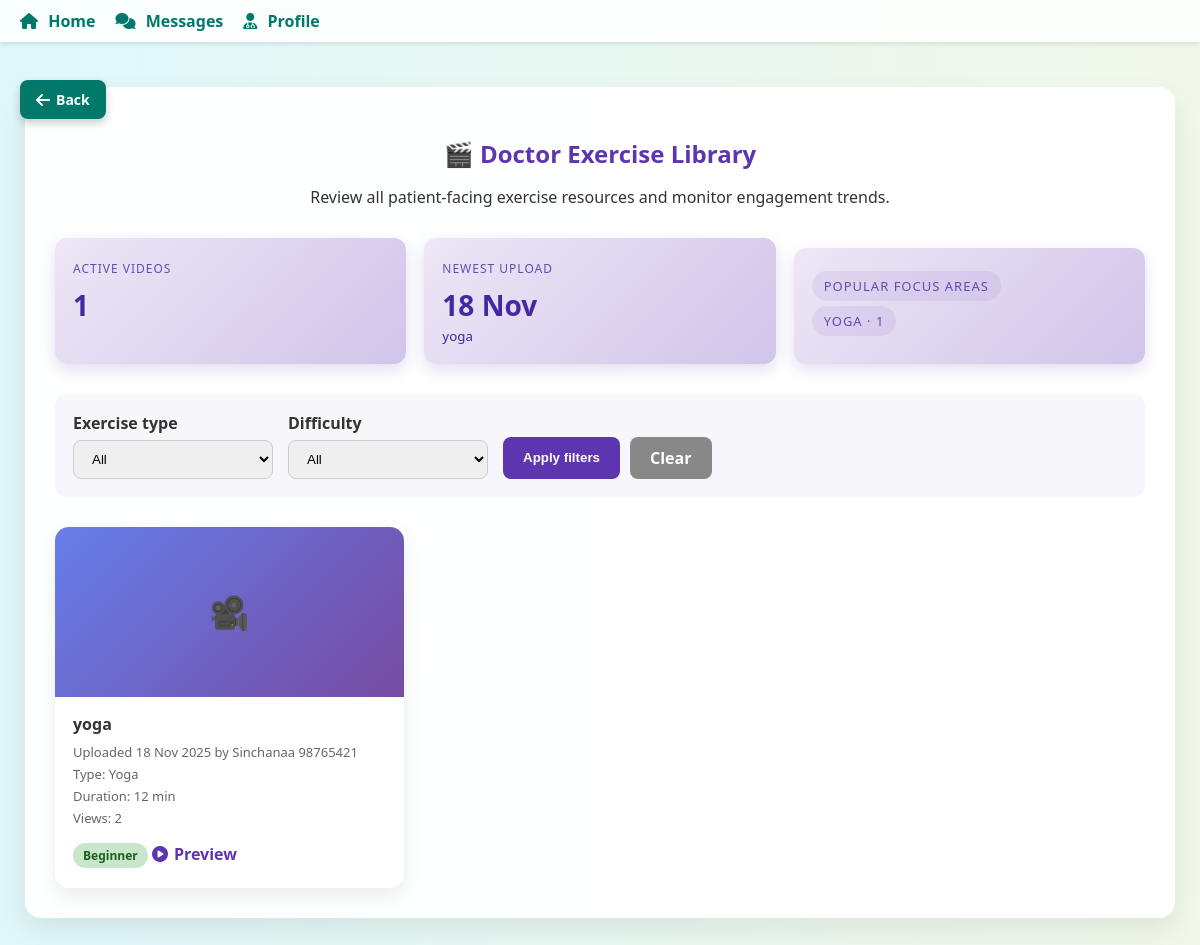
/doctor/videos/ (signed in), run on the app's committed database.
### core/models.py (models this page shows, shortened)
class ExerciseVideo(models.Model):
    EXERCISE_TYPE_CHOICES = [
        ('adaptive_sports', 'Adaptive Sports'),
        ('creative_arts', 'Creative Arts'),
        ('music_therapy', 'Music Therapy'),
        ('speech_therapy', 'Speech Therapy'),
        ('exercise', 'Exercise'),
        ('yoga', 'Yoga'),
        ('sensory_play', 'Sensory Play'),
        ('social_skills', 'Social Skills Training'),
        ('language_learning', 'Language Learning'),
        ('gardening', 'Gardening'),
        ('physiotherapy', 'Physiotherapy'),
        ('occupational_therapy', 'Occupational Therapy'),
    ]
    therapist = models.ForeignKey(
        settings.AUTH_USER_MODEL,
        on_delete=models.CASCADE,
        limit_choices_to={'role': 'therapist'},
        related_name='uploaded_videos'
    )
    title = models.CharField(max_length=200)
    description = models.TextField(blank=True, null=True)
    exercise_type = models.CharField(max_length=30, choices=EXERCISE_TYPE_CHOICES, default='exercise')
    video_file = models.FileField(upload_to='exercise_videos/', help_text="Upload video file (MP4, AVI, MOV, etc.)")
    thumbnail = models.ImageField(upload_to='video_thumbnails/', blank=True, null=True, help_text="Optional thumbnail image")
    duration_minutes = models.PositiveIntegerField(blank=True, null=True, help_text="Estimated duration in minutes")
    difficulty_level = models.CharField(
        max_length=20,
        choices=[
            ('beginner', 'Beginner'),
            ('intermediate', 'Intermediate'),
            ('advanced', 'Advanced'),
        ],
        default='beginner'
    )
    is_active = models.BooleanField(default=True, help_text="Uncheck to hide from patients")
    created_at = models.DateTimeField(auto_now_add=True)
    updated_at = models.DateTimeField(auto_now=True)
    views_count = models.PositiveIntegerField(default=0)
    class Meta:
        ordering = ['-created_at']
        verbose_name = 'Exercise Video'
        verbose_name_plural = 'Exercise Videos'

class User(AbstractUser):
    ROLE_CHOICES = (
        ('patient', 'Patient'),
        ('doctor', 'Doctor'),
        ('therapist', 'Therapist'),
    )
    role = models.CharField(max_length=10, choices=ROLE_CHOICES)
    unique_id = models.CharField(max_length=20, blank=True, null=True, unique=True)
    phone = models.CharField(max_length=15, blank=True)
    profile_photo = models.ImageField(upload_to='profile_photos/', blank=True, null=True)
    date_of_birth = models.DateField(blank=True, null=True)
    location = models.CharField(max_length=100, blank=True)

### core/views.py (the view)
# urls.py: path('doctor/videos/', views.doctor_exercise_library, name='doctor_exercise_library'),
@login_required
def doctor_exercise_library(request):
    if request.user.role != 'doctor':
        messages.error(request, "Access denied.")
        return redirect('login')
    exercise_type = request.GET.get('exercise_type', '')
    difficulty = request.GET.get('difficulty', '')
    videos = ExerciseVideo.objects.filter(is_active=True).select_related('therapist')
    if exercise_type:
        videos = videos.filter(exercise_type=exercise_type)
    if difficulty:
        videos = videos.filter(difficulty_level=difficulty)
    videos = videos.order_by('-created_at')
    exercise_types = ExerciseVideo.EXERCISE_TYPE_CHOICES
    difficulty_levels = [
        ('beginner', 'Beginner'),
        ('intermediate', 'Intermediate'),
        ('advanced', 'Advanced'),
    ]
    total_active_videos = ExerciseVideo.objects.filter(is_active=True).count()
    latest_video = ExerciseVideo.objects.filter(is_active=True).order_by('-created_at').first()
    popular_types_qs = (
        ExerciseVideo.objects.filter(is_active=True)
        .values('exercise_type')
        .annotate(count=Count('id'))
        .order_by('-count')[:4]
    )
    type_label_map = dict(ExerciseVideo.EXERCISE_TYPE_CHOICES)
    popular_types = [
        {
            'value': item['exercise_type'],
            'label': type_label_map.get(item['exercise_type'], item['exercise_type']),
            'count': item['count'],
        }
        for item in popular_types_qs
    ]
    return render(request, 'core/doctor_exercise_library.html', {
        'videos': videos,
        'exercise_types': exercise_types,
        'difficulty_levels': difficulty_levels,
        'selected_type': exercise_type,
        'selected_difficulty': difficulty,
        'total_active_videos': total_active_videos,
        'latest_video': latest_video,
        'popular_types': popular_types,
    })

### core/templates/core/doctor_exercise_library.html (shortened to what this page needs)
{% extends 'core/base.html' %}
{% block content %}
<div class="library-wrapper">
  <div class="library-header">
    <h2>🎬 Doctor Exercise Library</h2>
    <p>Review all patient-facing exercise resources and monitor engagement trends.</p>
  </div>
  <div class="summary-cards">
    <div class="summary-card">
      <span>Active Videos</span>
      <strong>{{ total_active_videos }}</strong>
    </div>
    <div class="summary-card">
      <span>Newest Upload</span>
      <strong>
        {% if latest_video %}
          {{ latest_video.created_at|date:"d M" }}
        {% else %}
          —
        {% endif %}
      </strong>
      {% if latest_video %}
      <small>{{ latest_video.title }}</small>
      {% endif %}
    </div>
    <div class="summary-card popular-types">
      <span>Popular Focus Areas</span>
      <div>
        {% if popular_types %}
          {% for item in popular_types %}
            <span>{{ item.label }} · {{ item.count }}</span>
          {% endfor %}
        {% else %}
          <span>No data yet</span>
        {% endif %}
      </div>
    </div>
  </div>
  <form method="get" class="filters">
    <div>
      <label for="exercise_type">Exercise type</label>
      <select id="exercise_type" name="exercise_type">
        <option value="">All</option>
      </select>
    </div>
    <div>
      <label for="difficulty">Difficulty</label>
      <select id="difficulty" name="difficulty">
        <option value="">All</option>
      </select>
    </div>
    <div class="actions">
      <button type="submit">Apply filters</button>
      <a href="{% url 'doctor_exercise_library' %}" class="clear-btn">Clear</a>
    </div>
  </form>
  {% if videos %}
  <div class="video-grid">
    {% for video in videos %}
    <div class="video-card">
      <div class="video-thumbnail">
        {% if video.thumbnail %}
          <img src="{{ video.thumbnail.url }}" alt="{{ video.title }}">
        {% else %}
          🎥
        {% endif %}
      </div>
      <div class="video-card-body">
        <div class="video-title">{{ video.title }}</div>
        <div class="video-meta">Uploaded {{ video.created_at|date:"d M Y" }} by {{ video.therapist.get_full_name }}</div>
        <div class="video-meta">Type: {{ video.get_exercise_type_display }}</div>
        {% if video.duration_minutes %}
        <div class="video-meta">Duration: {{ video.duration_minutes }} min</div>
        {% endif %}
        <div class="video-meta">Views: {{ video.views_count }}</div>
        <span class="difficulty-tag difficulty-{{ video.difficulty_level }}">{{ video.get_difficulty_level_display }}</span>
        <a href="{% url 'watch_video' video.id %}" class="watch-link">
          <i class="fas fa-play-circle"></i> Preview
        </a>
      </div>
    </div>
    {% endfor %}
  </div>
  {% else %}
  <div class="empty-state">
    No videos match the current filters. Adjust your filters or check back later.
  </div>
  {% endif %}
</div>
{% endblock %}

### core/templates/core/doctor_exercise_library.html (style rules this page uses)
.library-wrapper { max-width: 1200px; margin: 20px auto 60px; padding: 30px; background: rgba(255, 255, 255, 0.96); border-radius: 16px; box-shadow: 0 12px 28px rgba(0,0,0,0.08); }
.library-header { text-align: center; margin-bottom: 30px; }
.library-header h2 { color: #5e35b1; margin-bottom: 8px; }
.summary-cards { display: grid; grid-template-columns: repeat(auto-fit, minmax(220px, 1fr)); gap: 18px; margin-bottom: 30px; }
.summary-card { border-radius: 12px; padding: 18px; background: linear-gradient(135deg, #ede7f6, #d1c4e9); color: #4527a0; box-shadow: 0 6px 16px rgba(69,39,160,0.15); }
.summary-card span { font-size: 12px; text-transform: uppercase; letter-spacing: 1px; opacity: 0.8; }
.summary-card strong { font-size: 28px; display: block; margin-top: 8px; }
.filters { background: #f7f7fb; border-radius: 12px; padding: 18px; margin-bottom: 30px; display: flex; flex-wrap: wrap; gap: 15px; align-items: flex-end; }
.filters label { font-weight: 600; margin-bottom: 6px; display: block; }
.filters select { padding: 10px 14px; border-radius: 8px; border: 1px solid #ccc; min-width: 200px; }
.filters .actions { display: flex; gap: 10px; }
.filters button, .filters a.clear-btn { padding: 10px 20px; border-radius: 8px; border: none; background: #5e35b1; color: #fff; cursor: pointer; font-weight: 600; }
.filters a.clear-btn { background: #888; text-decoration: none; display: inline-flex; align-items: center; }
.video-grid { display: grid; grid-template-columns: repeat(auto-fill, minmax(260px, 1fr)); gap: 22px; }
.video-card { border-radius: 14px; overflow: hidden; background: #fff; box-shadow: 0 8px 20px rgba(0,0,0,0.08); display: flex; flex-direction: column; }
.video-thumbnail { height: 170px; background: linear-gradient(135deg, #667eea, #764ba2); position: relative; color: #fff; display: flex; align-items: center; justify-content: center; font-size: 32px; }
.video-card-body { padding: 16px 18px 20px; flex: 1; }
.video-title { font-weight: 700; font-size: 16px; margin-bottom: 8px; color: #333; }
.video-meta { font-size: 13px; color: #666; margin-bottom: 4px; }
.difficulty-tag { display: inline-block; padding: 4px 10px; border-radius: 999px; font-size: 12px; font-weight: 600; margin-top: 10px; }
.difficulty-beginner { background: #c8e6c9; color: #1b5e20; }
.watch-link { display: inline-flex; align-items: center; gap: 6px; margin-top: 12px; font-weight: 600; color: #5e35b1; text-decoration: none; }
.popular-types { margin-top: 10px; }
.popular-types span { display: inline-block; background: rgba(94,53,177,0.1); color: #4527a0; padding: 6px 12px; border-radius: 999px; margin: 5px 5px 0 0; font-size: 13px; }

### data on the page
ExerciseVideo: created_at "18 Nov", title "yoga", created_at "18 Nov 2025", therapist.get_full_name "Sinchanaa 98765421", exercise_type "Yoga", duration_minutes "12", views_count "2", difficulty_level "Beginner"

### other printed values
{{ total_active_videos }} "1"
{{ item.label }} "YOGA"
{{ item.count }} "1"
